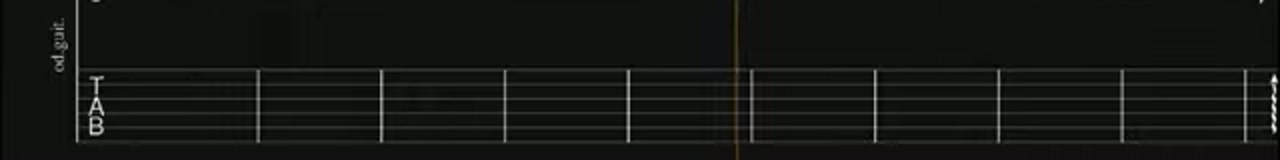
#> input picture _ref/tabframes/tf_0004.jpg, 1280 x 160 px, found by its file name; its folder holds only this picture in this run
$ python proc3.py ../../_ref/tabframes/tf_0004.jpg
#> lines starting #> are read from the running program, lines starting #| are printed output that depends on the picture; after the words box and inside, x2 and y2 are one past the last pixel; in counts of white or black regions, pixels touching at a corner belong together
import sys, os, site
sys.path.append(site.getusersitepackages())
from PIL import Image
import numpy as np

STAFF = [69.5, 84.0, 98.5, 112.5, 127.0, 142.0]
BASE = r'C:/Users/iniad/Documents/個人開発/Guitar-auto-tab/_ref/tabframes'

def load(n):
#> called with n = 4
    return np.asarray(Image.open(f'{BASE}/tf_{n:04d}.jpg').convert('RGB')).astype(int)

def diff_groups(A, B, thr=40, minrows=25):
    d = np.abs(A - B).sum(axis=2)
    cnt = (d > thr).sum(axis=0)
    groups = []
    for x in range(A.shape[1]):
        if cnt[x] >= minrows:
            if groups and x - groups[-1][1] <= 5:
                groups[-1][1] = x
            else:
                groups.append([x, x])
    return groups

def warm_cols(A, minrows=18):
    warm = ((A[:, :, 0] > A[:, :, 2] + 6) & ((A.sum(axis=2) / 3) > 28)).sum(axis=0)
    groups = []
    for x in range(A.shape[1]):
        if warm[x] >= minrows:
            if groups and x - groups[-1][1] <= 3:
                groups[-1][1] = x
            else:
                groups.append([x, x])
    return groups

def notes_of(src):
    frame = os.path.splitext(os.path.basename(src))[0]
    n = int(frame.split('_')[1])
    imc = load(n)
    a = imc.mean(axis=2)
    H, W = a.shape
#> H = 160; W = 1280
    half = 21
    bg = np.zeros_like(a)
    for x in range(W):
        lo = max(0, x - half); hi = min(W, x + half + 1)
        bg[:, x] = a[:, lo:hi].mean(axis=1)
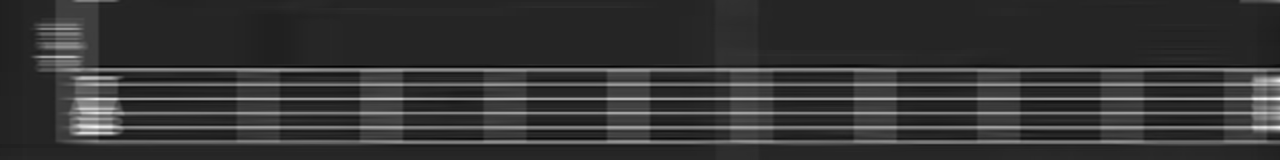
#> bg: shape (160, 1280) float64; min 4.04, max 80.61, mean 20.1; drawn with min black and max white
    diff = a - bg
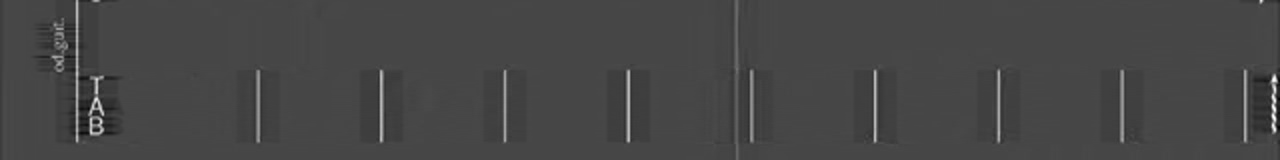
#> diff: shape (160, 1280) float64; min -76.45, max 198.2, mean 0; drawn with min black and max white
    mask = diff > 16
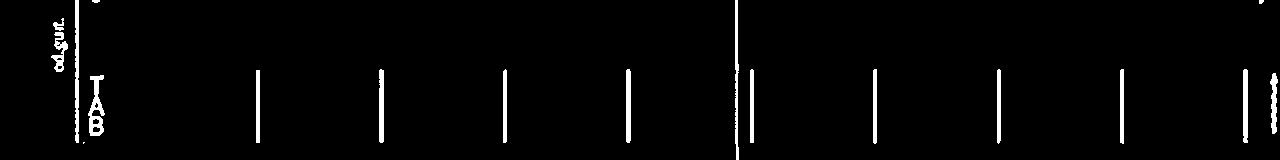
#> mask: shape (160, 1280) bool; 2.5% white; 18 white regions (2 under 20 px), largest, box (x1, y1, x2, y2) and area: (75, 0, 79, 143) 530, (88, 75, 105, 136) 506, (735, 0, 739, 160) 467
    mask[:60, :] = False
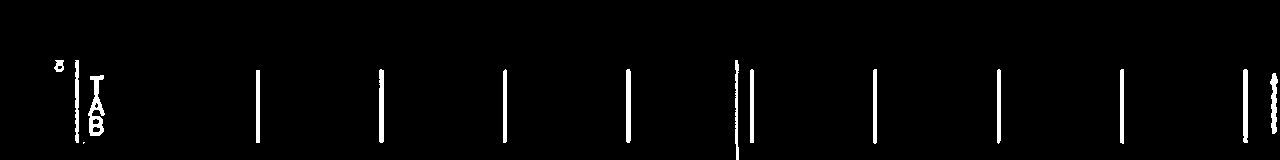
#> mask: shape (160, 1280) bool; 2.1% white; 15 white regions (1 under 20 px), largest, box (x1, y1, x2, y2) and area: (88, 75, 105, 136) 506, (626, 69, 631, 143) 364, (1243, 69, 1248, 143) 363
    mask[151:, :] = False

    colhas = mask.any(axis=0)
    groups = []
    x = 0
    while x < W:
        if colhas[x]:
            x0 = x
            while x < W and colhas[x]:
                x += 1
            if groups and x0 - groups[-1][1] <= 4:
                groups[-1][1] = x - 1
            else:
                groups.append([x0, x - 1])
        else:
            x += 1
#> after the loop, groups = [[54, 63], [75, 78], [83, 104], [256, 259], [379, 383], [503, 506], [626, 630], [735, 738], [750, 753], [873, 876], [997, 1000], [1120, 1123], [1243, 1247], [1270, 1277]]; x = 1280

    events = []
    for x0, x1 in groups:
        rows_cov = int(mask[60:151, x0:x1 + 1].any(axis=1).sum())
        w = x1 - x0 + 1
        if w <= 10 and rows_cov >= 80:
            continue  # barline or cursor
        strings = []
        for i, s in enumerate(STAFF):
            y0, y1 = int(s - 7), int(s + 7)
            if mask[y0:y1 + 1, x0:x1 + 1].sum() >= 8:
                strings.append(i + 1)
        cols = np.where(mask[:, x0:x1 + 1].any(axis=0))[0] + x0
        cx = float(np.median(cols))
        events.append((x0, x1, cx, strings))
#> this loop made 14 passes
#> (x0, x1, rows_cov, w, cols, cx) on passes 1, 4, 5, 6, 7, 9, 10, 11, 12: (54, 63, 12, 10, [54, 55, 56, 57, 58, 59, 60, 61, 62, 63], 58.5), (256, 259, 73, 4, [256, 257, 258, 259], 257.5), (379, 383, 74, 5, [379, 380, 381, 382, 383], 381), (503, 506, 74, 4, [503, 504, 505, 506], 504.5), (626, 630, 74, 5, [626, 627, 628, 629, 630], 628), (750, 753, 74, 4, [750, 751, 752, 753], 751.5), (873, 876, 75, 4, [873, 874, 875, 876], 874.5), (997, 1000, 75, 4, [997, 998, 999, 1000], 998.5), (1120, 1123, 75, 4, [1120, 1121, 1122, 1123], 1121.5)
#> (x0, x1, rows_cov, w) on passes 2, 8: (75, 78, 83, 4), (735, 738, 91, 4)
#> after the loop, events = 12 items

    # merge events with close cx (split fragments)
    merged = []
    for ev in events:
        if merged and ev[2] - merged[-1][2] <= 12 and set(ev[3]) == set(merged[-1][3]):
            m = merged[-1]
            merged[-1] = (min(m[0], ev[0]), max(m[1], ev[1]), (m[2] + ev[2]) / 2, m[3])
        else:
            merged.append(ev)
#> this loop made 12 passes
#> ev on passes 1 to 12: (54, 63, 58.5, [1]), (83, 104, 95, [1, 2, 3, 4, 5, 6]), (256, 259, 257.5, [1, 2, 3, 4, 5, 6]), (379, 383, 381, [1, 2, 3, 4, 5, 6]), (503, 506, 504.5, [1, 2, 3, 4, 5, 6]), (626, 630, 628, [1, 2, 3, 4, 5, 6]), (750, 753, 751.5, [1, 2, 3, 4, 5, 6]), (873, 876, 874.5, [1, 2, 3, 4, 5, 6]), (997, 1000, 998.5, [1, 2, 3, 4, 5, 6]), (1120, 1123, 1121.5, [1, 2, 3, 4, 5, 6]), (1243, 1247, 1245, [1, 2, 3, 4, 5, 6]), (1270, 1277, 1273.5, [1, 2, 3, 4, 5])
#> after the loop, merged = 12 items

    # cursor: warm in frame + intersection of diff groups with neighbors
    g_prev = diff_groups(load(n - 1), imc) if n > 1 else []
    g_next = diff_groups(imc, load(n + 1)) if n < 126 else []
    inter = []
    for p in g_prev:
        for q in g_next:
            if not (p[1] < q[0] - 4 or q[1] < p[0] - 4):
                inter.append([min(p[0], q[0]), max(p[1], q[1])])
    wc = warm_cols(imc)
    cur = []
    for g in inter + wc:
        if not any(not (g[1] < c[0] - 4 or c[1] < g[0] - 4) for c in cur):
            cur.append(g)

    print(f'== {frame} ==')
    print('CURSOR', cur)
    for x0, x1, cx, strings in merged:
        print(f'  cx {cx:7.1f}  x {x0:4d}-{x1:4d}  strings {strings}')
    return merged, cur

if __name__ == '__main__':
    for src in sys.argv[1:]:
#> (the run stopped early here; a loop or call above may not have finished)

$ run again, on _ref/tabframes/tf_0035.jpg
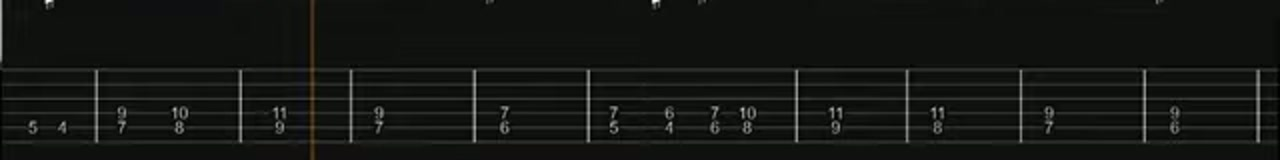
#> input picture _ref/tabframes/tf_0035.jpg, 1280 x 160 px, found by its file name
#> after the loop in notes_of, `for x in range(W):`:
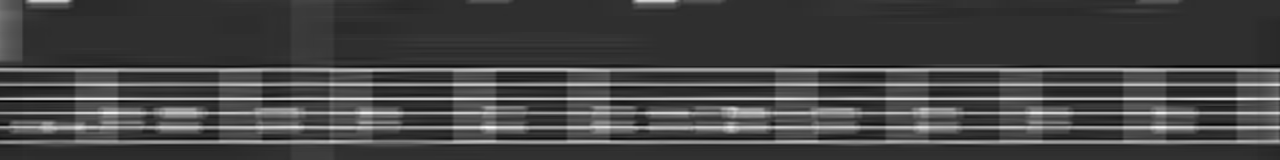
#> bg: shape (160, 1280) float64; min 4.05, max 65.01, mean 20.4; drawn with min black and max white
#> in notes_of, `mask[:60, :] = False`:
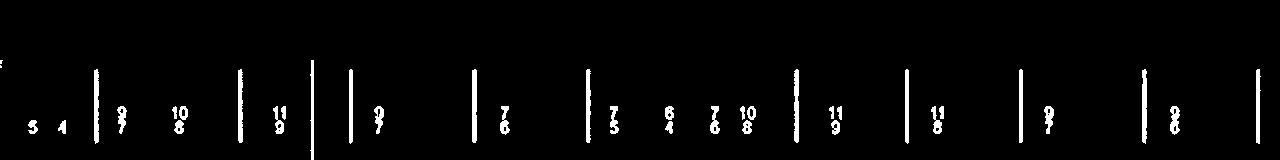
#> mask: shape (160, 1280) bool; 2.9% white; 37 white regions (2 under 20 px), largest, box (x1, y1, x2, y2) and area: (472, 69, 477, 143) 361, (1142, 69, 1147, 144) 347, (94, 69, 99, 144) 345
#> after the loop in notes_of, `while x < W:`: groups = 27 pairs, first value 0 to 1256, second value 2 to 1260; x = 1280
#> the loop in notes_of, `for x0, x1 in groups:` made 27 passes
#> (x0, x1, rows_cov, w, cols, cx) on passes 1 to 5: (0, 2, 7, 3, [0, 1, 2], 1), (28, 37, 14, 10, [28, 29, 30, 31, 32, 33, 34, 35, 36, 37], 32.5), (58, 65, 14, 8, [58, 59, 60, 61, 62, 63, 64, 65], 61.5), (94, 98, 75, 5, [94, 95, 96, 97, 98], 96), (117, 126, 28, 10, [117, 118, 119, 120, 121, 122, 123, 124, 125, 126], 121.5)
#> after the loop in notes_of, `for x0, x1 in groups:`: events = 26 items
#> the loop in notes_of, `for ev in events:` made 26 passes
#> ev on passes 1 to 8: (0, 2, 1, [1]), (28, 37, 32.5, [5]), (58, 65, 61.5, [5]), (94, 98, 96, [1, 2, 3, 4, 5, 6]), (117, 126, 121.5, [4, 5]), (172, 187, 179.5, [4, 5]), (238, 242, 240, [1, 2, 3, 4, 5, 6]), (273, 285, 279, [4, 5])

$ run again, on _ref/tabframes/tf_0040.jpg
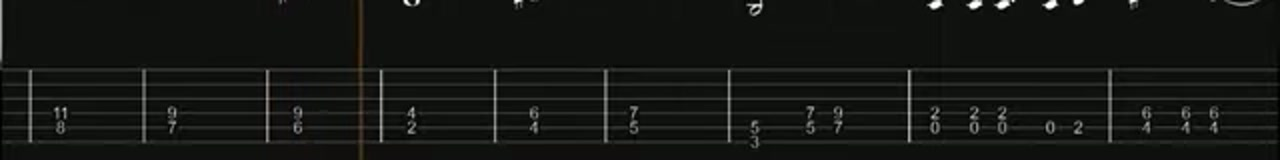
#> input picture _ref/tabframes/tf_0040.jpg, 1280 x 160 px, found by its file name
#> in notes_of, `diff = a - bg`:
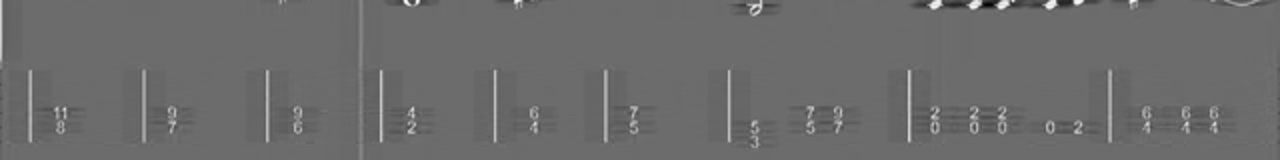
#> diff: shape (160, 1280) float64; min -146.7, max 199.1, mean 0; drawn with min black and max white
#> in notes_of, `mask[:60, :] = False`:
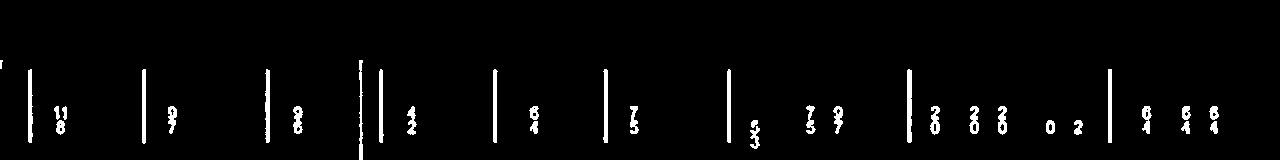
#> mask: shape (160, 1280) bool; 2.8% white; 34 white regions, largest, box (x1, y1, x2, y2) and area: (907, 69, 912, 143) 355, (265, 69, 270, 143) 314, (28, 69, 33, 143) 308
#> after the loop in notes_of, `while x < W:`: groups = 28 pairs, first value 0 to 1209, second value 2 to 1218; x = 1280
#> the loop in notes_of, `for x0, x1 in groups:` made 28 passes
#> (x0, x1, rows_cov, w, cols, cx) on passes 1 to 5: (0, 2, 9, 3, [0, 1, 2], 1), (28, 32, 74, 5, [28, 29, 30, 31, 32], 30), (54, 66, 29, 13, [54, 55, 56, 57, 58, 59, 60, 61, 62, 63, 64, 65, 66], 60), (142, 145, 75, 4, [142, 143, 144, 145], 143.5), (168, 176, 28, 9, [168, 169, 170, 171, 172, 173, 174, 175, 176], 172)
#> after the loop in notes_of, `for x0, x1 in groups:`: events = 27 items
#> the loop in notes_of, `for ev in events:` made 27 passes
#> ev on passes 1 to 8: (0, 2, 1, [1]), (28, 32, 30, [1, 2, 3, 4, 5, 6]), (54, 66, 60, [4, 5]), (142, 145, 143.5, [1, 2, 3, 4, 5, 6]), (168, 176, 172, [4, 5]), (265, 269, 267, [1, 2, 3, 4, 5, 6]), (293, 302, 297.5, [4, 5]), (379, 383, 381, [1, 2, 3, 4, 5, 6])

$ run again, on _ref/tabframes/tf_0045.jpg
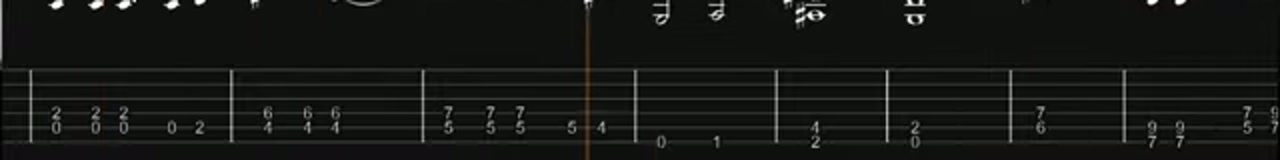
#> input picture _ref/tabframes/tf_0045.jpg, 1280 x 160 px, found by its file name
#> in notes_of, `diff = a - bg`:
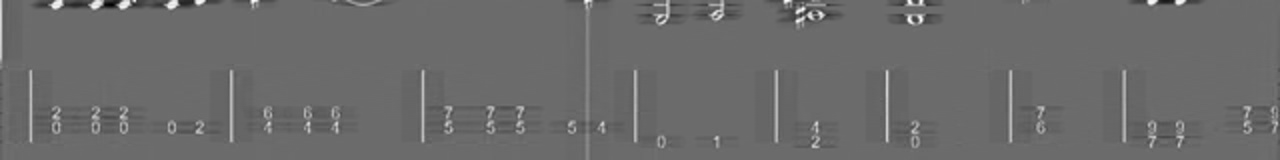
#> diff: shape (160, 1280) float64; min -146, max 199.8, mean 0; drawn with min black and max white
#> in notes_of, `mask[:60, :] = False`:
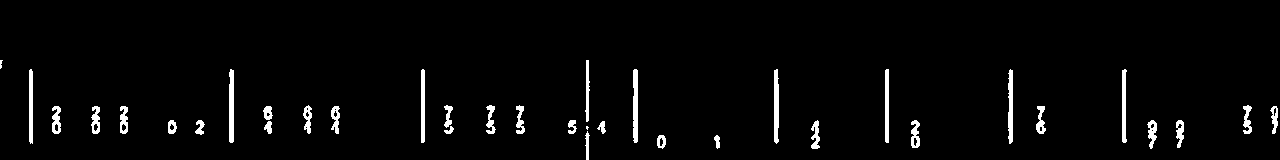
#> mask: shape (160, 1280) bool; 2.9% white; 36 white regions (2 under 20 px), largest, box (x1, y1, x2, y2) and area: (229, 69, 234, 143) 356, (633, 69, 638, 143) 353, (774, 69, 779, 144) 342
#> after the loop in notes_of, `while x < W:`: groups = 32 pairs, first value 0 to 1270, second value 2 to 1277; x = 1280
#> the loop in notes_of, `for x0, x1 in groups:` made 32 passes
#> (x0, x1, rows_cov, w, cols, cx) on passes 1 to 5: (0, 2, 9, 3, [0, 1, 2], 1), (29, 32, 75, 4, [29, 30, 31, 32], 30.5), (52, 60, 28, 9, [52, 53, 54, 55, 56, 57, 58, 59, 60], 56), (91, 99, 28, 9, [91, 92, 93, 94, 95, 96, 97, 98, 99], 95), (120, 127, 28, 8, [120, 121, 122, 123, 124, 125, 126, 127], 123.5)
#> after the loop in notes_of, `for x0, x1 in groups:`: events = 31 items
#> the loop in notes_of, `for ev in events:` made 31 passes
#> ev on passes 1 to 8: (0, 2, 1, [1]), (29, 32, 30.5, [1, 2, 3, 4, 5, 6]), (52, 60, 56, [4, 5]), (91, 99, 95, [4, 5]), (120, 127, 123.5, [4, 5]), (168, 176, 172, [5]), (195, 204, 199.5, [5]), (229, 233, 231, [1, 2, 3, 4, 5, 6])
